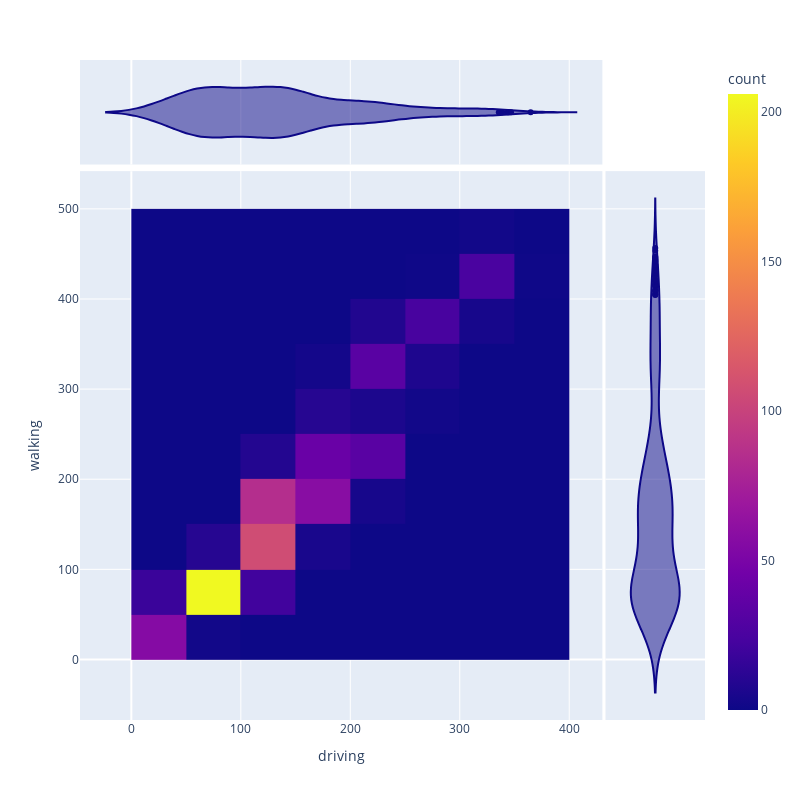

Notebook source saved alongside this figure:
### Code cell
fig = helper.px.density_heatmap(
    data_frame=df,
    x='driving',
    y='walking',
    marginal_x="violin",
    marginal_y="violin",
    width=800,
    height=800
)

fig.show()

### Figure 1 — Plotly figure (JSON) as saved in the notebook; plotly's stock layout.template omitted (floating-point values rounded to 4 significant figures; data arrays with more than 128 entries replaced by an {"elided": "..."} marker saying what was removed)
{"data": [{"coloraxis": "coloraxis", "hovertemplate": "driving=%{x}<br>walking=%{y}<br>count=%{z}<extra></extra>", "name": "", "type": "histogram2d", "x": {"elided": "781 float values"}, "xaxis": "x", "xbingroup": "x", "y": {"elided": "781 float values"}, "yaxis": "y", "ybingroup": "y"}, {"alignmentgroup": "True", "hovertemplate": "driving=%{x}<extra></extra>", "legendgroup": "", "marker": {"color": "#0d0887"}, "name": "", "offsetgroup": "", "scalegroup": "x", "showlegend": false, "type": "violin", "x": {"elided": "781 float values"}, "xaxis": "x3", "yaxis": "y3"}, {"alignmentgroup": "True", "hovertemplate": "walking=%{y}<extra></extra>", "legendgroup": "", "marker": {"color": "#0d0887"}, "name": "", "offsetgroup": "", "scalegroup": "y", "showlegend": false, "type": "violin", "xaxis": "x2", "y": {"elided": "781 float values"}, "yaxis": "y2"}], "layout": {"coloraxis": {"colorbar": {"title": {"text": "count"}}, "colorscale": [[0, "#0d0887"], [0.1111, "#46039f"], [0.2222, "#7201a8"], [0.3333, "#9c179e"], [0.4444, "#bd3786"], [0.5556, "#d8576b"], [0.6667, "#ed7953"], [0.7778, "#fb9f3a"], [0.8889, "#fdca26"], [1, "#f0f921"]]}, "height": 800, "legend": {"tracegroupgap": 0}, "margin": {"t": 60}, "width": 800, "xaxis": {"anchor": "y", "autorange": true, "domain": [0, 0.8358], "range": [-46.9, 430.3], "title": {"text": "driving"}, "type": "linear"}, "xaxis2": {"anchor": "y2", "autorange": true, "domain": [0.8408, 1], "matches": "x2", "range": [-0.5, 0.5], "showgrid": false, "showline": false, "showticklabels": false, "ticks": "", "type": "category"}, "xaxis3": {"anchor": "y3", "autorange": true, "domain": [0, 0.8358], "matches": "x", "range": [-46.9, 430.3], "showgrid": true, "showticklabels": false, "type": "linear"}, "xaxis4": {"anchor": "y4", "domain": [0.8408, 1], "matches": "x2", "showgrid": false, "showline": false, "showticklabels": false, "ticks": ""}, "yaxis": {"anchor": "x", "autorange": true, "domain": [0, 0.8316], "range": [-67.15, 541.8], "title": {"text": "walking"}, "type": "linear"}, "yaxis2": {"anchor": "x2", "autorange": true, "domain": [0, 0.8316], "matches": "y", "range": [-67.15, 541.8], "showgrid": true, "showticklabels": false, "type": "linear"}, "yaxis3": {"anchor": "x3", "autorange": true, "domain": [0.8416, 1], "matches": "y3", "range": [-0.5, 0.5], "showgrid": false, "showline": false, "showticklabels": false, "ticks": "", "type": "category"}, "yaxis4": {"anchor": "x4", "domain": [0.8416, 1], "matches": "y3", "showgrid": true, "showline": false, "showticklabels": false, "ticks": ""}}}
